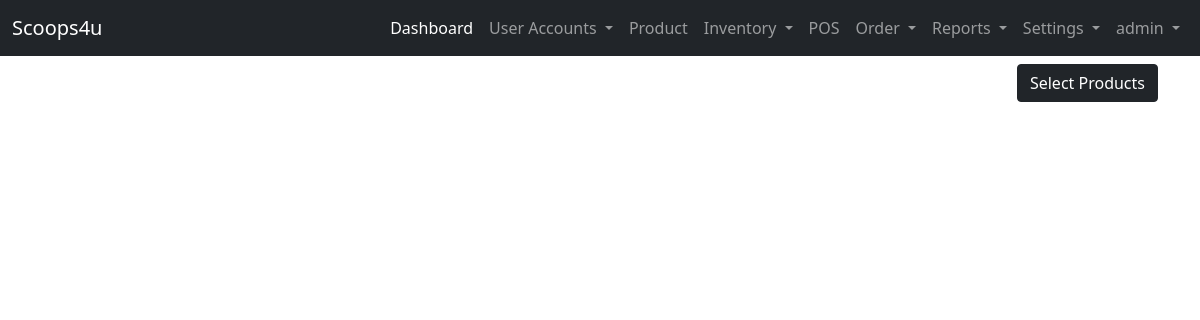
Before: /user-site/pos/ (signed in) with the older database file.
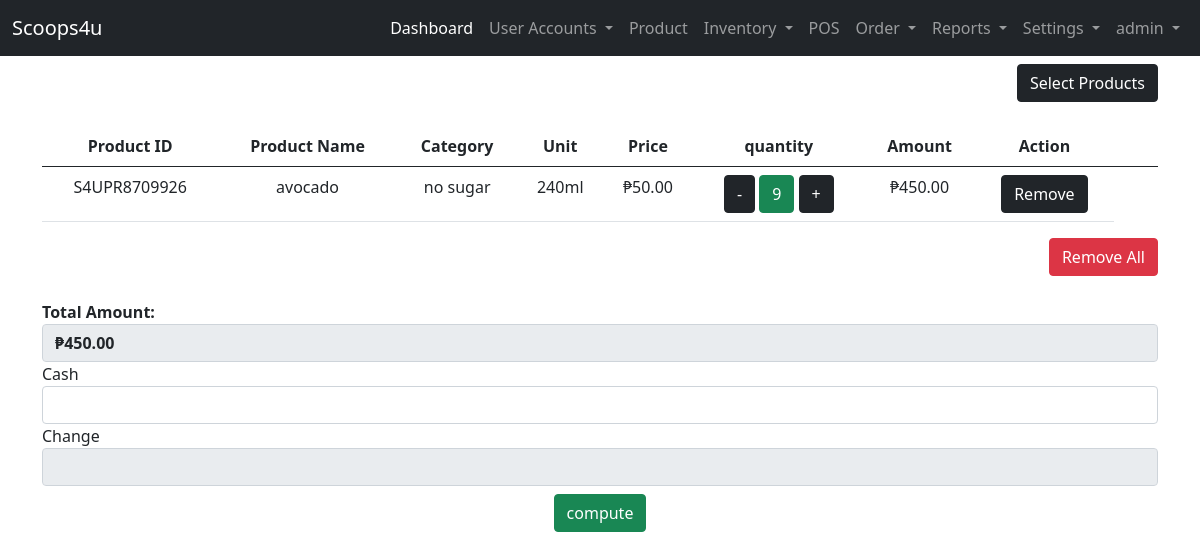
After: the same page with the newer database file.
### landing_page/models.py (models this page shows)
class User(AbstractUser):
    ROLE = ((" "," "),("admin","admin"),("staff","staff"),("reseller","reseller"),("rider","rider"))
    STAT = ((" "," "),("active","active"),("inactive","inactive"))
    role = models.CharField(max_length=50, null=True, default=None, choices=ROLE)
    status = models.CharField(max_length=50, null=True, default=None , choices=STAT)

### admin_site/models.py (models this page shows, shortened)
class Cart(models.Model):
    cart_user =  models.CharField(max_length=200, null=False, default=None, verbose_name='List user')
    cart_pcode =  models.CharField(max_length=200, verbose_name='Product Code')
    cart_category =  models.CharField(max_length=200, verbose_name='Category')
    cart_name=  models.CharField(max_length=200, verbose_name='Product Name')
    cart_unit =  models.CharField(max_length=200, verbose_name='Unit')
    cart_reseller_price =   models.BigIntegerField(null=True, verbose_name='Reseller Price')
    cart_price =   models.BigIntegerField(null=True, verbose_name='POS Price')
    cart_quantity =  models.BigIntegerField(null=True, verbose_name='quantity')
    cart_ResellerAmount =   models.BigIntegerField(null=True, verbose_name='Reseller Amount')
    cart_amount =  models.BigIntegerField(null=True, verbose_name='POS Amount')
    created_at =models.DateField(default=timezone.now,null=True,   verbose_name='Date Created')

### admin_site/views.py (the view)
# urls.py: path('pos/', views.pos ,name='pos'),
@login_required(login_url='landing_page:login')
def pos(request):
    current_user = request.user
    list_pos = Cart.objects.filter(cart_user = current_user).order_by('-id')
    sum_amount = Cart.objects.filter(cart_user = current_user).all().aggregate(total =Sum('cart_amount'))['total']
    list_pospayment = Cart_Payment.objects.filter(cart_status = "not Print")
    context = {
        'list_pos':list_pos,
        'sum_amount':sum_amount,
        'list_pospayment':list_pospayment
        }
    return render(request, 'admin_site/pos/pos_admin.html', context)

### templates/admin_site/pos/pos_admin.html (shortened to what this page needs)
{% extends 'admin_site/base.html' %}
{% block content %}
{% load static %}
{% load humanize %}
<div class="text-end">
<a href="{% url 'admin_site:all_products' %}" class="btn btn-dark">Select Products</a>
</div>
<br>
{% if list_pos %}
    <table class="table table-hover text-center" >
        <thead>
            <tr>
                <th>Product ID</th>
                <th>Product Name</th>
                <th>Category</th>
                <th>Unit</th>
                {% if user.role == "admin" %}
                <th>Price</th>
                {% elif user.role == "staff"  %}
                <th>Price</th>
                {% endif %}
                <th>quantity</th>
                <th>Amount</th>
                <th>Action</th>
                <th></th>
                <th></th>
            </tr>
            <tbody>
                {% for list in  list_pos %}
                <tr>
                    <td>{{ list.cart_pcode }}</td>
                    <td>{{ list.cart_name }}</td>
                    <td>{{ list.cart_category }}</td>
                    <td>{{ list.cart_unit }}</td>
                    {% if user.role == "admin" %}
                    <td>&#8369;{{ list.cart_price|floatformat:2|intcomma }}</td>
                    {% elif user.role == "staff" %}
                    <td>&#8369;{{ list.cart_price|floatformat:2|intcomma }}</td>
                    {% endif %}
                    <td>
                        <a href="{% url 'admin_site:minus_qty' list.id  %}" class="btn btn-dark" id="d_minus">-</a>
                        <button
                            class="btn btn-success" >{{ list.cart_quantity }}
                        </button>
                            <a href="{% url 'admin_site:add_qty' list.id  %}"
                            class="btn btn-dark">+</a>
                    </td>
                    <td>&#8369;{{ list.cart_amount|floatformat:2|intcomma }} </td>
                    <form method="POST" action="{% url 'admin_site:pos_cancel' list.id %}" onsubmit="return submitForm(this);">
                        <td><button type="submit" class="btn btn-dark">Remove</button></td>
                    </form>
                </tr>
                {% endfor %}
            </tbody>
        </thead>
    </table>
    <div class="text-end">
        <a href="{% url 'admin_site:pos_removeall' %}" class="btn btn-danger">Remove All</a>
    </div>
    {% endif %}
    <br>
    {% if list_pos %}
        {% if user.role == "admin"%}
        <form action="{% url 'admin_site:add_receipt' %}" method="POST" id="form" >
        <label style="font-weight: bolder;">Total Amount:</label>
        <input type="text"  style="font-weight: bolder;" value="&#8369;{{sum_amount|floatformat:2|intcomma}}"  step="0.01" min="0" class="form-control"   readonly="readonly">
        <label for="">Cash</label>
        <input type="number" name="cash"  class="form-control"  id="cash" required>
        <label for="">Change</label>
        <input type="text" name="vchange"  class="form-control" id="vchange"  readonly="readonly">
        <div class="text-center pt-2" >
        <button id="btn_compute" class="btn btn-success" >compute</button>
        </div>
        </form>
        {% endif %}
        <br>
    {% endif %}
{% endblock content %}

### templates/admin_site/base.html (shortened to what this page needs)
{% load static %}
<!DOCTYPE html>
<html lang="en">
<head>
    <link href="https://cdn.jsdelivr.net/npm/bootstrap@5.0.2/dist/css/bootstrap.min.css" rel="stylesheet">
    <link rel="stylesheet" href="{% static 'css/sample.css' %}">
  </head>
<body>
  {% if user.role == "admin"%}
    <nav class="navbar navbar-expand-lg navbar-dark bg-dark">
        <div class="container-fluid">
          <a class="navbar-brand" href="#">Scoops4u</a>
          <div class="collapse navbar-collapse" id="navbarNavDropdown">
            <ul class="navbar-nav ms-auto mb-2 mb-lg-0">
              <li class="nav-item">
                <a class="nav-link active" aria-current="page" href="{% url 'admin_site:dashboard'%}">Dashboard</a>
              </li>
              <li class="nav-item dropdown">
                <a class="nav-link dropdown-toggle" href="#" id="navbarDropdownMenuLink" role="button" data-bs-toggle="dropdown" aria-expanded="false">
                  User Accounts
                </a>
              </li>
              <li class="nav-item">
                <a class="nav-link" href="{%url 'admin_site:list_product' %}">Product</a>
              </li>
              <li class="nav-item dropdown">
                <a class="nav-link dropdown-toggle" href="#" id="navbarDropdownMenuLink" role="button" data-bs-toggle="dropdown" aria-expanded="false">
                  Inventory
                </a>
              </li>
              <li class="nav-item">
                <a class="nav-link" href="{%url 'admin_site:pos' %}">POS</a>
              </li>
              <li class="nav-item dropdown">
                <a class="nav-link dropdown-toggle" href="#" id="navbarDropdownMenuLink" role="button" data-bs-toggle="dropdown" aria-expanded="false">
                  Order
                </a>
              </li>
              <li class="nav-item dropdown">
                <a class="nav-link dropdown-toggle" href="#" id="navbarDropdownMenuLink" role="button" data-bs-toggle="dropdown" aria-expanded="false">
                  Reports
                </a>
              </li>
              <li class="nav-item dropdown">
                <a class="nav-link dropdown-toggle" href="#" id="navbarDropdownMenuLink" role="button" data-bs-toggle="dropdown" aria-expanded="false">
                  Settings
                </a>
              </li>
              <li class="nav-item dropdown">
                <a class="nav-link dropdown-toggle" href="#" id="navbarDropdownMenuLink" role="button" data-bs-toggle="dropdown" aria-expanded="false">
                  {{ user }}
                </a>
              </li>
            </ul>
          </div>
        </div>
      </nav>
  {% endif %}
      <div class="container">
        <div class="row mt-2">
            <div class="col-lg-12">
                {% block content %}
                {% endblock content %}
            </div>
        </div>
      </div>
</body>
</html>

Changed rows visible on the page:
added Cart: cart_pcode "S4UPR8709926", cart_name "avocado", cart_category "no sugar", cart_unit "240ml", cart_price "50.00", cart_quantity "9", cart_amount "450.00"
Other visible differences:
form field sum_amount: (not shown) → "₱450.00"
text now shown: "Product ID Product Name Category Unit Price quantity Amount Action Remove All Total Amount: Cash Change compute"
